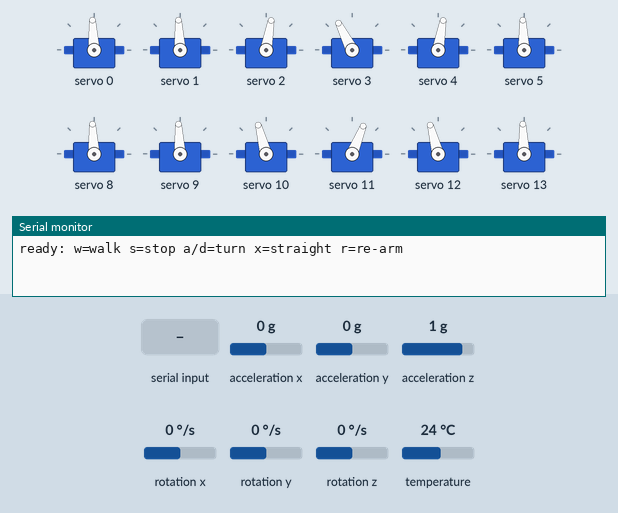
The sketch below on a simulated Teensy 4. On the bench: 12 × servo, the last lines printed to the serial monitor. Inputs (shaded band) come from the test bench; at power-on: acceleration x 0 g, acceleration y 0 g, acceleration z 1 g, rotation x 0 °/s, rotation y 0 °/s, rotation z 0 °/s, temperature 24 °C.

Above: at 2.7 s.
2.8 s: acceleration x set to -1.4 g
At 3.26 s:
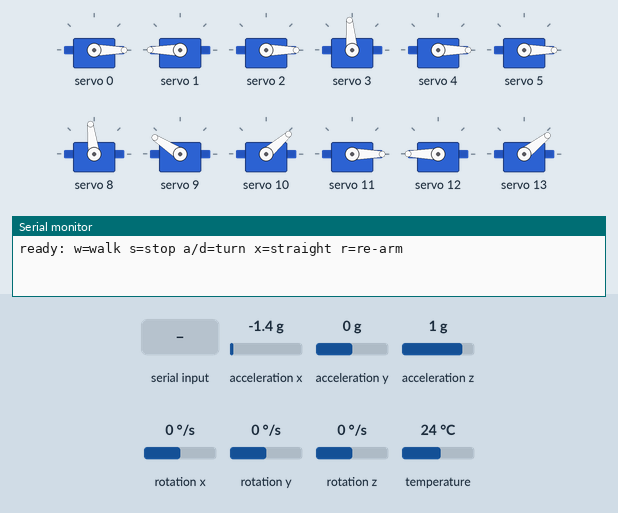
At 3.7 s:
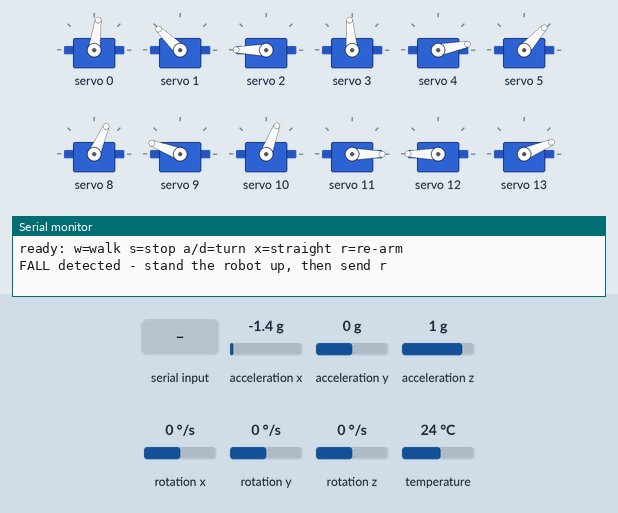
4.9 s: "r" received over Serial
Timing chart, 0 to 7.9 s (numbered marks = the images above; inputs shaded):
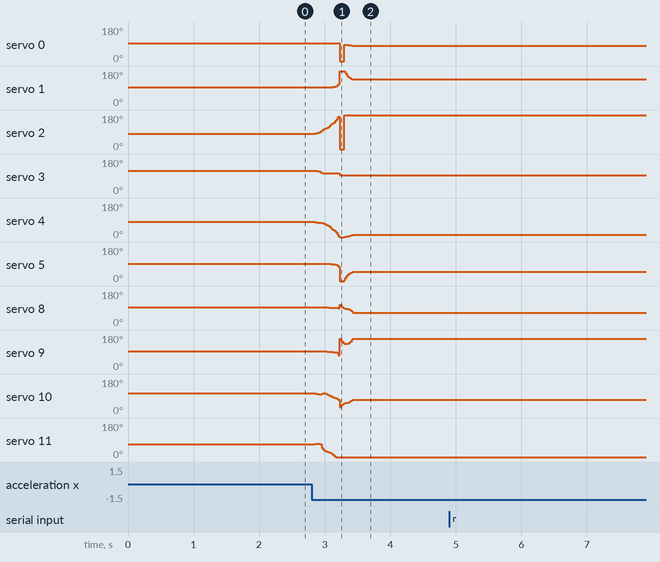

Measured:
- after the input at 2.8 s, servo 0: 93° → 0° after 0.43 s, → 82° 0.07 s later; servo 1: rises from 93° to 180° in 0.19 s, then falls to 136° in 0.20 s; servo 3: 117° → 104° after 0.08 s, → 95° 0.35 s later; servo 11: rises from 68° to 71° in 0.05 s, then falls to 0° in 0.26 s

The sketch:

esp32_servo_example.ino
```cpp
// =============================================================================
//  esp32_servo_example.ino — array_simulator controller on a real robot
//
//  Hardware this sketch assumes (change to match yours):
//    * ESP32 dev board
//    * PCA9685 16-channel servo driver on I2C (SDA 21, SCL 22), address 0x40
//    * 12 position-controlled servos, 6 per leg, 500–2500 µs = 0–180°
//    * MPU6050 IMU (gyro + accelerometer) on the same I2C bus, mounted flat at the centre
//      of the torso, X forward, Y left, Z up
//
//  Libraries (Arduino Library Manager):
//    Adafruit PWM Servo Driver Library, Adafruit MPU6050
//
//  Put array_biped.hpp and robot_config.h in the same folder as this .ino file.
//
//  Serial commands (115200 baud):  w = walk  s = stop  a = turn left  d = turn right
//                                  x = straight  r = re-arm after a fall
//
//  Hobby servos only take a target angle, so this sketch uses Commands::qDes and
//  ignores Commands::tau. With torque/current-controlled motors (ODrive, Dynamixel in
//  current mode, CubeMars, ...), send Commands::tau instead and fill Sensors::q / dq from
//  the motor encoders.
//
//  FIRST RUN: hang the robot so the feet are off the ground, check every joint moves in
//  the right direction (fix kDir) and that the standing pose is straight (fix kOffsetDeg).
// =============================================================================
#include <Wire.h>
#include <Adafruit_PWMServoDriver.h>
#include <Adafruit_MPU6050.h>
#include "robot_config.h"

using namespace arraysim;

Adafruit_PWMServoDriver pwm(0x40);
Adafruit_MPU6050 imu;
BipedController* ctl;
Sensors sensors;
Commands cmd;

// PCA9685 channel for each joint: [leg][HIP_YAW, HIP_ROLL, HIP_PITCH, KNEE, ANKLE_PITCH, ANKLE_ROLL]
const uint8_t kChannel[2][6] = { { 0, 1, 2, 3, 4, 5 }, { 8, 9, 10, 11, 12, 13 } };
// +1 or -1: flip if a joint moves the wrong way
const int8_t kDir[2][6] = { { 1, 1, 1, 1, 1, 1 }, { 1, -1, -1, -1, -1, -1 } };
// servo angle (deg) when the joint angle is 0 (leg straight, foot flat)
const float kOffsetDeg[2][6] = { { 90, 90, 90, 90, 90, 90 }, { 90, 90, 90, 90, 90, 90 } };

const float kLoopHz = 200.f;
float roll = 0, pitch = 0;
float vCmd = 0, yawCmd = 0;
uint32_t lastUs = 0;

void writeServo(int leg, int j, float rad) {
  float deg = kOffsetDeg[leg][j] + kDir[leg][j] * rad * 57.29578f;
  deg = constrain(deg, 0.f, 180.f);
  const float us = 500.f + deg / 180.f * 2000.f;
  pwm.writeMicroseconds(kChannel[leg][j], (uint16_t)us);
}

void readImu(float dt) {
  sensors_event_t a, g, t;
  imu.getEvent(&a, &g, &t);
  // complementary filter: gyro for fast motion, accelerometer for the long-term level
  const float accRoll = atan2f(a.acceleration.y, a.acceleration.z);
  const float accPitch = atan2f(-a.acceleration.x, sqrtf(a.acceleration.y * a.acceleration.y + a.acceleration.z * a.acceleration.z));
  roll = 0.98f * (roll + g.gyro.x * dt) + 0.02f * accRoll;
  pitch = 0.98f * (pitch + g.gyro.y * dt) + 0.02f * accPitch;
  sensors.roll = roll; sensors.pitch = pitch;
  sensors.gyro[0] = g.gyro.x; sensors.gyro[1] = g.gyro.y; sensors.gyro[2] = g.gyro.z;
}

void readSerial() {
  while (Serial.available()) {
    switch (Serial.read()) {
      case 'w': vCmd = 0.3f; break;           // start slow on a real robot
      case 's': vCmd = 0.f; break;
      case 'a': yawCmd = 0.4f; break;
      case 'd': yawCmd = -0.4f; break;
      case 'x': yawCmd = 0.f; break;
      case 'r': ctl->reset(0, 0, 0); Serial.println("re-armed"); break;
    }
  }
  ctl->setCommand(vCmd, yawCmd);
}

void setup() {
  Serial.begin(115200);
  Wire.begin(21, 22);
  Wire.setClock(400000);
  pwm.begin();
  pwm.setOscillatorFrequency(27000000);
  pwm.setPWMFreq(50);
  if (!imu.begin()) { Serial.println("MPU6050 not found"); while (true) delay(100); }
  imu.setGyroRange(MPU6050_RANGE_500_DEG);
  imu.setFilterBandwidth(MPU6050_BAND_44_HZ);

  static BipedController controller(makeRobotConfig());
  ctl = &controller;
  memset(&sensors, 0, sizeof(sensors));
  // hobby servos report nothing: start from the standing pose the controller asks for
  ctl->update(sensors, 1.f / kLoopHz, cmd);
  for (int i = 0; i < 2; i++) for (int j = 0; j < 6; j++) { sensors.q[i][j] = cmd.qDes[i][j]; writeServo(i, j, cmd.qDes[i][j]); }
  delay(1500);
  lastUs = micros();
  Serial.println("ready: w=walk s=stop a/d=turn x=straight r=re-arm");
}

void loop() {
  const uint32_t periodUs = (uint32_t)(1e6f / kLoopHz);
  if (micros() - lastUs < periodUs) return;
  const float dt = (micros() - lastUs) * 1e-6f;
  lastUs = micros();

  readSerial();
  readImu(dt);
  ctl->update(sensors, dt, cmd);

  if (!cmd.torqueEnable) {
    // fell over: stop driving the servos (0 = no pulse, servo goes limp)
    for (int i = 0; i < 2; i++) for (int j = 0; j < 6; j++) pwm.setPWM(kChannel[i][j], 0, 0);
    static uint32_t lastMsg = 0;
    if (millis() - lastMsg > 1000) { Serial.println("FALL detected - stand the robot up, then send r"); lastMsg = millis(); }
    return;
  }
  for (int i = 0; i < 2; i++) for (int j = 0; j < 6; j++) {
    // open loop: assume each servo reached its last target
    sensors.dq[i][j] = (cmd.qDes[i][j] - sensors.q[i][j]) / dt;
    sensors.q[i][j] = cmd.qDes[i][j];
    writeServo(i, j, cmd.qDes[i][j]);
  }
}
```

robot_config.h
```cpp
// robot_config.h — generated by array_simulator (https://arraychinvon89.github.io/array.github.io/)
// Default values. Change the sliders on the page and copy the new version, or edit here.
#pragma once
#include "array_biped.hpp"

inline arraysim::RobotConfig makeRobotConfig() {
  arraysim::RobotConfig c;
  // size (m)
  c.thigh = 0.44f;
  c.shin = 0.44f;
  c.torsoHeight = 0.44f;
  c.armLength = 0.54f;
  // weight (kg)
  c.massTorso = 25.0f;
  c.massLeg = 8.0f;
  c.massArm = 3.0f;
  // joint motor PD
  c.kpJoint = 3000.0f;   // N·m/rad
  c.kdJoint = 170.0f;    // N·m·s/rad
  // standing balance PD
  c.kpBalance = 1600.0f; // N/m
  c.kdBalance = 545.0f;  // N·s/m
  // derived from leg length
  c.maxStep = 0.966f * (c.thigh + c.shin);
  c.swingHeight = 0.08f * (c.thigh + c.shin);
  return c;
}
```

Source omitted: array_biped.hpp (19310 bytes)
